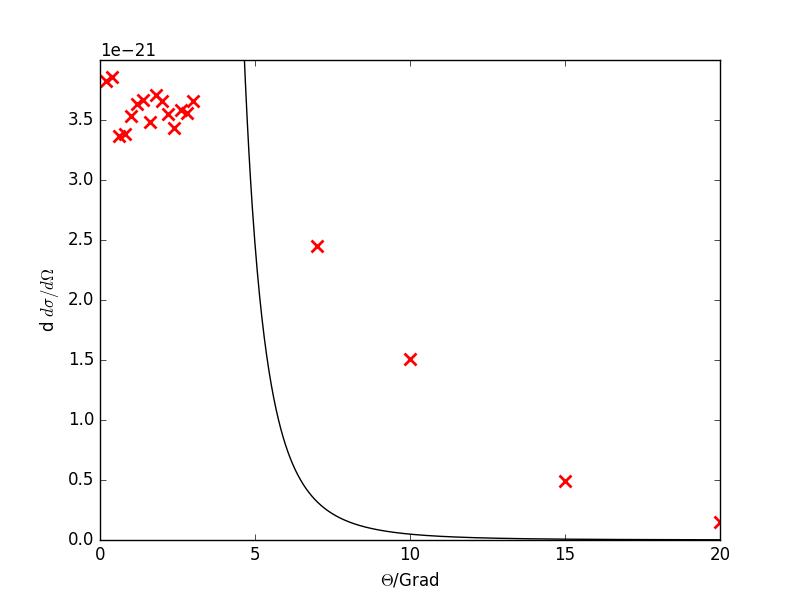

Python code for this plot:
import matplotlib as mpl
import matplotlib.pyplot as plt
import numpy as np
from scipy.optimize import curve_fit
import scipy as sp
from scipy import constants as con 
import csv
import matplotlib.ticker as plticker
from uncertainties import ufloat

theta, Z_out=np.genfromtxt("zaehlrate-und-zugehoeriger-winkel.txt", unpack=True)
Z_out = Z_out/60
#theta=theta*2*np.pi/360

Z_Quelle=285/1 #pro sekunde
F=20*10**(-6)
A_Folie=np.pi*1/4*10**(-4) #1cm durchmesser ????
A_Detektor=np.pi*1/4*10**(-4)
pi=np.pi
d=2*10**(-6)
N_Folie= 1.18*10**(22) #N_Folie (in anzahl pro m^2) = N(teilchenanzahl pro m^3 *d), eigentlich 23 im exponenten

#y=((Z_out*8*pi**2 * 0.039**2 * 0.017**2)/(Z_Quelle*F*A_Folie*np.cos(theta/2)))*((8*pi**2*0.041**2*0.04**2)/(F*A_Detektor))*1/(N_Folie*d)
#print(y)

#eigentlich
y=((Z_out*4*pi*(0.0039+0.0017)**2)/(Z_Quelle*F))*((4*pi*(0.0039+0.0017+0.0041)**2)/(F*np.cos(theta*2*pi/(2*360))))*((1)/(N_Folie))
#print(y)

#jetzt normale funktion plotten
x=np.linspace(1,20,1000)
#x=x*2*np.pi/360
e_0=8.8542*10**(-12)
z=2
Z=79
E_a=5486
y_2=(1/(4*pi*e_0)**2)*((z*Z*con.e)/(4*5486*10**6))**2 * (1/( np.sin(((x-2)*2*pi/360)*pi/360)**4) ) 
#bei python ist entspricht np.sin(x*2*np.pi/360) sin(x) 6m taschenrechner
#print(y)

plt.plot(theta,y,"rx", label="Messwerte", mew=2, ms=6)
plt.plot(x,y_2, "black", label="Theoriekurve")
plt.xlabel("$\Theta$/Grad")
plt.ylabel("$d\sigma / d\Omega$")
plt.ylim(0, 4*10**(-21))
#plt.show()
plt.savefig("ruther.png")
